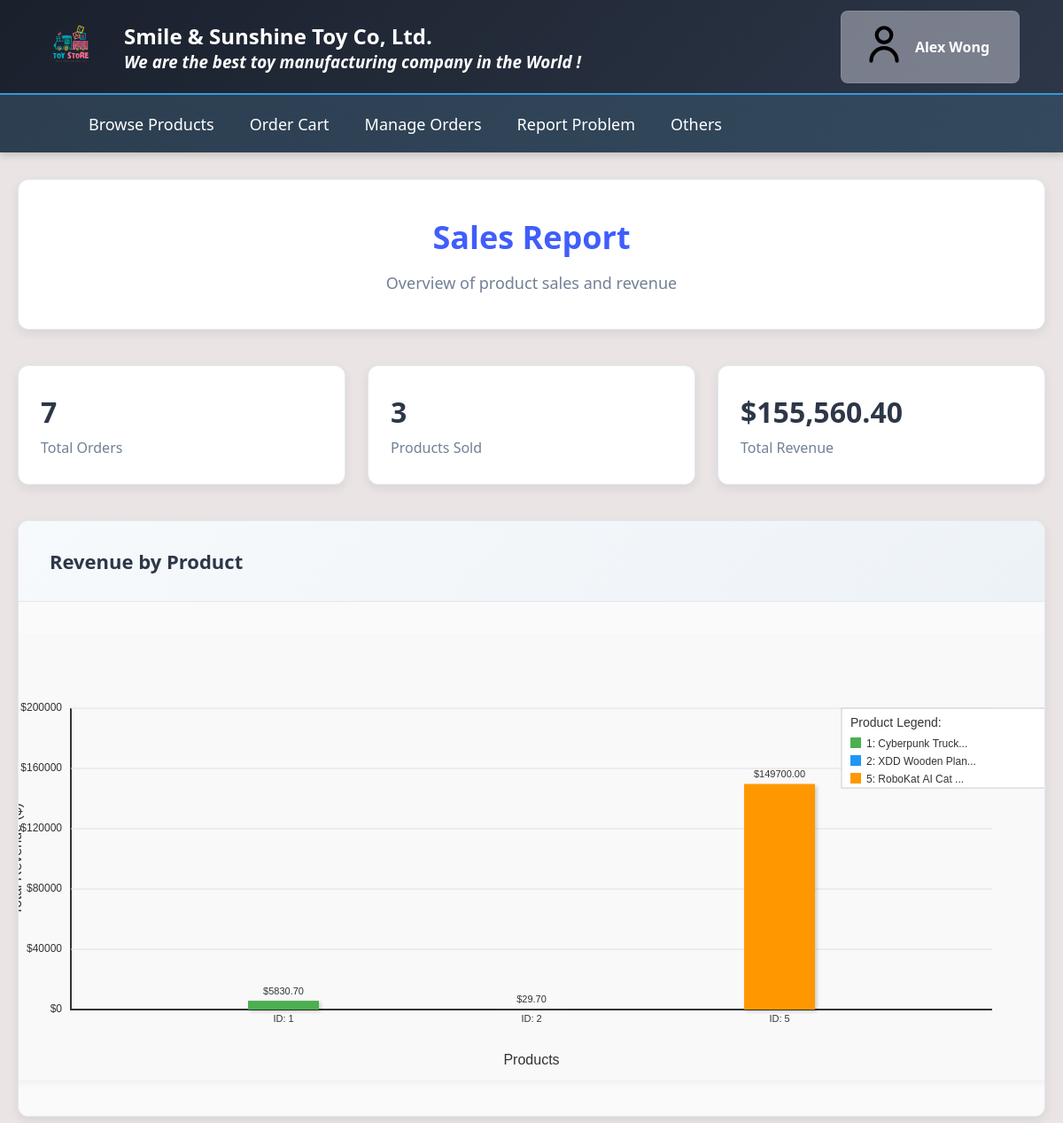
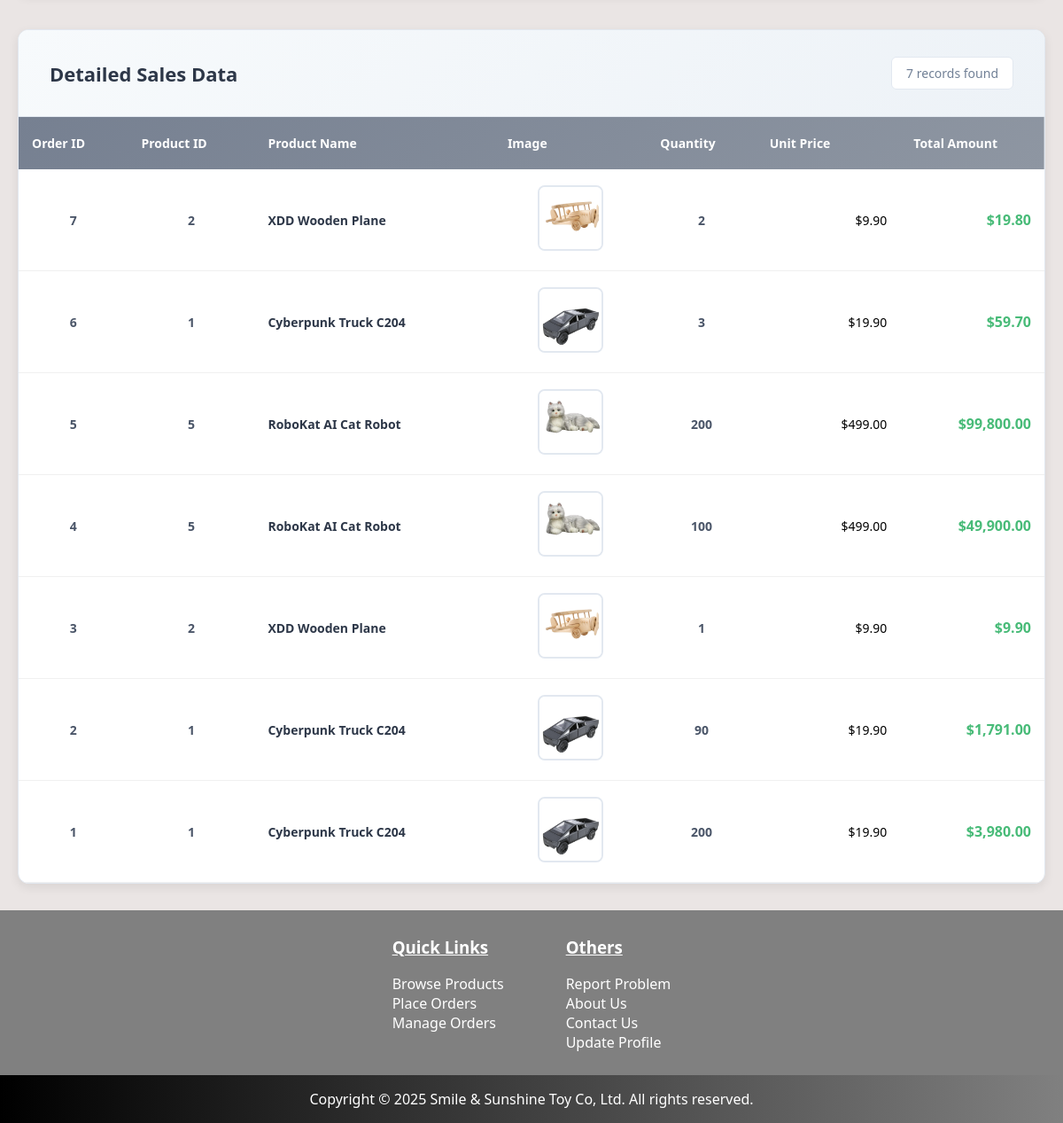
Screenshot of /staff/report/generate-report.php (signed in) with the database file from the repository (2 pictures, top to bottom).
### tables this page shows
CREATE TABLE `orders` (
  `oid` int(11) NOT NULL AUTO_INCREMENT,
  `odate` datetime NOT NULL,
  `pid` int(11) NOT NULL,
  `oqty` int(11) NOT NULL,
  `ocost` decimal(20,2) NOT NULL,
  `cid` int(11) NOT NULL,
  `odeliverdate` datetime DEFAULT NULL,
  `ostatus` int(11) NOT NULL,
  `ocancel` int(11) DEFAULT 0,
  `proid` int(11) DEFAULT NULL,
  PRIMARY KEY (`oid`),
  KEY `pid_PK_idx` (`pid`),
  KEY `cid_pk_idx` (`cid`),
  CONSTRAINT `cid_pk` FOREIGN KEY (`cid`) REFERENCES `customer` (`cid`),
  CONSTRAINT `pid_pk` FOREIGN KEY (`pid`) REFERENCES `product` (`pid`)
);

CREATE TABLE `product` (
  `pid` int(11) NOT NULL AUTO_INCREMENT,
  `pname` varchar(255) NOT NULL,
  `pdesc` text DEFAULT NULL,
  `pimage` varchar(255) DEFAULT NULL,
  `pcost` decimal(12,2) NOT NULL,
  `pqty` int(11) DEFAULT NULL,
  `pavail` tinyint(1) NOT NULL DEFAULT 1,
  PRIMARY KEY (`pid`)
);

### includes/functions.php (called while the page is built, shortened)
<?php
function isLoggedIn() {
    return isset($_SESSION["userinfo"]["user_id"]);
}
function isCustomer() {
    return (isset($_SESSION["userinfo"]["user_type"]) && $_SESSION["userinfo"]["user_type"] == "customer");
}
?>

### staff/report/generate-report.php (the view, shortened to what this page needs)
<?php
require_once __DIR__ . "/../../config/database.php";
require_once __DIR__ . "/../../includes/functions.php";
$sql = "SELECT orders.oid, product.pid, product.pname, product.pimage, orders.oqty, product.pcost, (orders.oqty * product.pcost) AS total_amount
        FROM orders
        INNER JOIN product ON orders.pid = product.pid
        ORDER BY orders.oid DESC";
$result = $conn->query($sql);
$rows = [];
if ($result && $result->num_rows > 0) {
    while ($row = $result->fetch_assoc()) {
        $rows[] = $row;
    }
}
$aggregated = [];
foreach ($rows as $row) {
    $pid = (int)$row["pid"];
    $pname = $row["pname"];
    $total = (float)$row["total_amount"];
    if (!isset($aggregated[$pid])) {
        $aggregated[$pid] = [
            "id" => $pid,
            "product" => $pname,
            "total" => 0,
        ];
    }
    $aggregated[$pid]["total"] += $total;
}
$chartData = array_values($aggregated);
usort($chartData, function($a, $b) {
    return $a["id"] <=> $b["id"];
});
?>
<!DOCTYPE html>
<html lang="en">
<head>
    <?php require_once __DIR__ . "/../../includes/head-setting.php"; ?>
    <link rel="stylesheet" href="styles/style-generate-report.css">
</head>
<body>
    <div id="main-page">
        <?php require_once __DIR__ . "/../../includes/header.php"; ?>
        <div id="main-section">
            <div id="report-container">
                <div id="report-header">
                    <h2>Sales Report</h2>
                    <p>Overview of product sales and revenue</p>
                </div>
                <div id="summary-cards">
                    <div class="summary-card">
                        <div class="card-content">
                            <h3><?php echo count($rows); ?></h3>
                            <p>Total Orders</p>
                        </div>
                    </div>
                    <div class="summary-card">
                        <div class="card-content">
                            <h3><?php echo count($chartData); ?></h3>
                            <p>Products Sold</p>
                        </div>
                    </div>
                    <div class="summary-card">
                        <div class="card-content">
                            <h3>$<?php echo number_format(array_sum(array_column($rows, "total_amount")), 2); ?></h3>
                            <p>Total Revenue</p>
                        </div>
                    </div>
                </div>
            </div>
            <div id="chart-section">
                <h3>Revenue by Product</h3>
                <div id="chart-container">
                    <canvas id="barChart" width="1200" height="500"></canvas>
                </div>
            </div>
            <div id="table-section">
                <div id="table-header">
                    <h3>Detailed Sales Data</h3>
                    <div id="table-controls">
                        <span id="record-count"><?php echo count($rows); ?> records found</span>
                    </div>
                </div>
                <div id="table-container">
                    <table id="sales-table">
                        <thead>
                            <tr class="table-header-row">
                                <th class="col-id">Order ID</th>
                                <th class="col-product-id">Product ID</th>
                                <th class="col-name">Product Name</th>
                                <th class="col-image">Image</th>
                                <th class="col-qty">Quantity</th>
                                <th class="col-price">Unit Price</th>
                                <th class="col-total">Total Amount</th>
                            </tr>
                        </thead>
                        <tbody>
                        <?php if (!empty($rows)): ?>
                            <?php foreach ($rows as $row): ?>
                                <tr class="table-row">
                                    <td class="order-id"><?php echo $row["oid"]; ?></td>
                                    <td class="product-id"><?php echo $row["pid"]; ?></td>
                                    <td class="product-name"><?php echo htmlspecialchars($row["pname"]); ?></td>
                                    <td class="product-image">
                                        <?php if (!empty($row['pimage'])): ?>
                                            <img class="product-img" src="img/product/<?php echo htmlspecialchars($row["pimage"]); ?>" alt="Product Image">
                                        <?php else: ?>
                                            <div class="no-image">No Image</div>
                                        <?php endif; ?>
                                    </td>
                                    <td class="quantity"><?php echo $row["oqty"]; ?></td>
                                    <td class="unit-price">$<?php echo number_format($row["pcost"], 2); ?></td>
                                    <td class="total-amount">
                                        <strong>$<?php echo number_format($row["total_amount"], 2); ?></strong>
                                    </td>
                                </tr>
                            <?php endforeach; ?>
                        <?php endif; ?>
                        </tbody>
                    </table>
                </div>
            </div>
        </div>
        <?php require_once __DIR__ . "/../../includes/footer.php"; ?>
    </div>
    <script>
        // Pass chart data to JavaScript
        var chartData = <?php echo json_encode($chartData); ?>;
        console.log('Chart Data:', chartData); // Debug log
    </script>
</body>
</html>

### includes/head-setting.php (shortened to what this page needs)
<link id="general-css" rel="stylesheet" href="styles/style-general.css">
<?php
require_once 'functions.php';
?>

### includes/header.php (shortened to what this page needs)
<div id="header">
    <div id="header-first">
        <div id="logo">
            <a href="index.php"><img src="img/logo/logo.PNG" alt="Logo"/></a>
            <div id="headline">
                <a href="index.php"><h2>Smile & Sunshine Toy Co, Ltd.</h2></a>
                <a href="index.php"><h3>We are the best toy manufacturing company in the World !</h3></a>
            </div>
        </div>
        <div id="tool-section">
            <div id="user-section">
                <?php if (!isLoggedIn()): ?>
                    <a onclick="window.location.href='login.php'" class="button"><span>Login</span><span>|</span><span>Register</span></a>
                <?php else: ?>
                    <div id="user-icon">
                        <img src="<?php
                                    echo (isset($_SESSION["userinfo"]["image"]))
                                    ? $_SESSION["userinfo"]["user_type"] . "/photos/" . $_SESSION["userinfo"]["image"]
                                    : "img/chatbox/user.svg";
                                    ?>" alt="User Icon" />
                    </div>
                    <div id="user-name">
                        <span><?php echo $_SESSION["userinfo"]["username"]; ?></span>
                    </div>
                <?php endif; ?>
            </div>
        </div>
    </div>
    <div id="header-second">
        <div id="menu">
            <?php if (isCustomer()): ?>
                <ul>
                    <li><a href="customer/browse-products.php">Browse Products</a></li>
                    <li><a href="customer/place-orders.php">Order Cart</a></li>
                    <li><a href="customer/manage-orders.php">Manage Orders</a></li>
                    <li><a href="report-problem.php">Report Problem</a></li>
                    <li>
                        <a>Others</a>
                    </li>
                </ul>
            <?php endif; ?>
        </div>
    </div>
</div>

### includes/footer.php (shortened to what this page needs)
<footer id="footer">
    <?php if (!isLoggedIn()): ?>
    <div id="footer-upper">
        <div class="footer-col">
            <h3>Smile & Sunshine</h3>
            <ul>
                <li><a onclick="window.location.href='about-us.php'">About Us</a></li>
                <li><a onclick="window.location.href='contact-us.php'">Contact Us</a></li>
            </ul>
        </div>
        <div class="footer-col">
            <h3>Others</h3>
            <ul>
                <li><a href="report-problem.php">Report Problem</a></li>
            </ul>
        </div>
    </div>
    <?php else: ?>
    <div id="footer-upper">
        <div class="footer-col">
            <h3>Quick Links</h3>
            <ul>
                <?php if ($_SESSION["userinfo"]["user_type"] == "customer"): ?>
                    <li><a href="customer/browse-products.php">Browse Products</a></li>
                    <li><a href="customer/place-orders.php">Place Orders</a></li>
                    <li><a href="customer/manage-orders.php">Manage Orders</a></li>
                <?php endif; ?>
            </ul>
        </div>
        <div class="footer-col">
            <h3>Others</h3>
            <ul>
                <?php if ($_SESSION["userinfo"]["user_type"] == "customer"): ?>
                    <li><a href="report-problem.php">Report Problem</a></li>
                    <li><a href="about-us.php">About Us</a></li>
                    <li><a href="contact-us.php">Contact Us</a></li>
                    <li><a href="update-profile.php">Update Profile</a></li>
                <?php endif; ?>
            </ul>
        </div>
    </div>
    <?php endif; ?>
    <div id="footer-lower">
        <p>Copyright &copy; 2025 Smile & Sunshine Toy Co, Ltd. All rights reserved.</p>
    </div>
</footer>

### styles/style-general.css (style rules this page uses)
html { scroll-behavior: smooth; }
body { margin: 0px; padding: 0px; background: rgba(214, 204, 202, 0.5); font-family: 'Segoe UI', Roboto, 'Helvetica Neue', Arial, sans-serif; }
#main-section { min-height: 100vh; }
#header { position: sticky; top: 0px; z-index: 100; display: flex; flex-direction: column; align-items: center; }
#header-first { display: flex; flex-direction: row; justify-content: space-between; width: 100%; padding-top: 10px; padding-bottom: 10px; background: linear-gradient(135deg, #1a202c 0%, #2d3748 100%); box-shadow: 0 2px 4px rgba(0,0,0,0.1); box-sizing: border-box; }
#logo { display: flex; flex-direction: row; align-items: center; width: auto; gap: 20px; }
#logo img { width: 80px; height: 80px; margin-left: 40px; }
#headline a { text-decoration: none; }
#headline h2 { margin: 0px; text-decoration: none; color: White; }
#headline h3 { margin: 0px; font-style: italic; color: White; }
#tool-section { display: flex; flex-direction: row; justify-content: center; align-items: center; width: 320px; gap: 10px; }
#user-section { display: flex; flex-direction: row; align-items: center; justify-content: center; width: 200px; height: 80px; margin-left: 20px; gap: 10px; border-radius: 8px; background: rgba(202, 202, 214, 0.5); backdrop-filter: blur(10px); border: 1px solid rgba(255,255,255,0.1); transition: all 0.3s ease; cursor: pointer; }
#user-icon img { width: 50px; height: 50px; }
#user-name span { font-weight: bold; color: white; }
#header-second { display: flex; flex-direction: row; width: 100%; height: 45px; padding-top: 10px; padding-bottom: 10px; background: linear-gradient(135deg, #2c3e50 0%, #34495e 100%); border-top: 2px solid #3498db; box-shadow: 0 4px 8px rgba(0,0,0,0.15); }
#menu { display: flex; align-items: center; margin-left: 80px; }
#menu ul { display: flex; flex-direction: row; justify-content: center; margin: 0px; padding: 0px; list-style: none; }
#menu a { display: inline-block; padding: 20px; font-size: 18px; text-decoration: none; color: white; }
footer { display: flex; flex-direction: column; background: linear-gradient(to right, black, grey); color: white; }
#footer-upper { display: flex; flex-direction: row; justify-content: center; height: auto; padding-top: 10px; padding-bottom: 10px; background-color: grey; gap: 70px; }
#footer-upper ul { padding-left: 0px; list-style: none; }
#footer-upper h3 { text-decoration: underline; }
#footer-upper a { text-decoration: none; color: white; cursor: pointer; }
#footer-lower p { text-align: center; }

### rows the page displays
orders: oid "7", pid.pid "2", pid.pname "XDD Wooden Plane", pid.pimage (picture), oqty "2", pid.pcost "9.90", total_amount "19.80"
orders: oid "6", pid.pid "1", pid.pname "Cyberpunk Truck C204", pid.pimage (picture), oqty "3", pid.pcost "19.90", total_amount "59.70"
orders: oid "5", pid.pid "5", pid.pname "RoboKat AI Cat Robot", pid.pimage (picture), oqty "200", pid.pcost "499.00", total_amount "99,800.00"
orders: oid "4", pid.pid "5", pid.pname "RoboKat AI Cat Robot", pid.pimage (picture), oqty "100", pid.pcost "499.00", total_amount "49,900.00"
orders: oid "3", pid.pid "2", pid.pname "XDD Wooden Plane", pid.pimage (picture), oqty "1", pid.pcost "9.90", total_amount "9.90"
orders: oid "2", pid.pid "1", pid.pname "Cyberpunk Truck C204", pid.pimage (picture), oqty "90", pid.pcost "19.90", total_amount "1,791.00"
orders: oid "1", pid.pid "1", pid.pname "Cyberpunk Truck C204", pid.pimage (picture), oqty "200", pid.pcost "19.90", total_amount "3,980.00"

### other values shown
$_SESSION["userinfo"]["username"] "Alex Wong"
count($rows) "7"
count($chartData) "3"
array_sum(array_column($rows, "total_amount")) "155,560.40"
